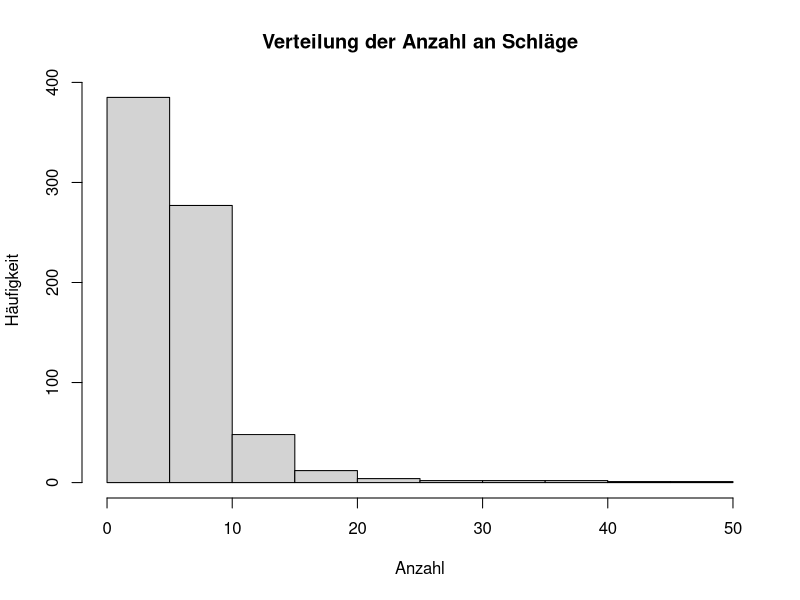

Here is the R script that generated this plot:
data = read.csv(file("refcodes.csv", encoding="ISO-8859-1"), sep=";", header = FALSE)

lengths <- array(0,dim=c(1,734))
for (i in 1:734) {
    lengths[i] = length(na.omit(t(data[i,])))
}

hist(lengths,main="Verteilung der Anzahl an Schläge" , xlab="Anzahl", ylab="Häufigkeit")
summary(t(lengths))
